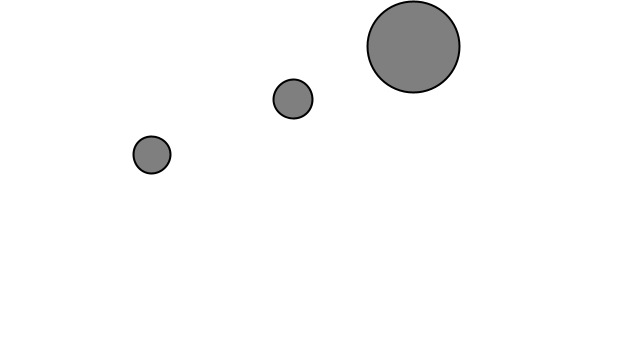
Frame 1 (no input)
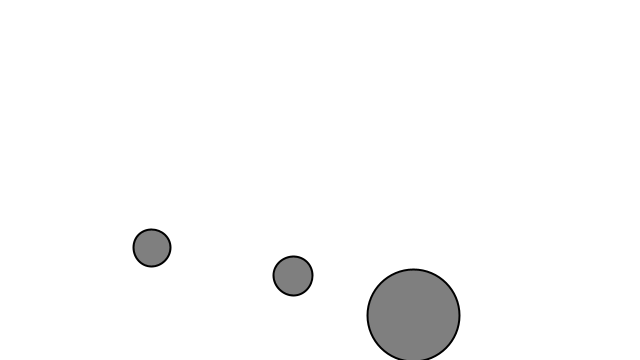
Frame 60 (the mouse pressed at the canvas centre just before this capture)
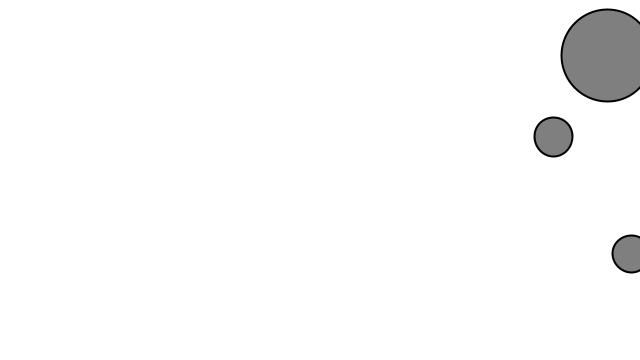
Frame 120 (the mouse held since frame 60 and released just before this capture)

The Processing sketch that drew these frames (run headless with seeded random() and noise(); from frame 60 on, the mouse is pressed at the canvas centre):

// Processing sketch: mover
// ── mover.pde

// The Nature of Code
// Daniel Shiffman
// http://natureofcode.com

Mover[] movers;

void setup() {
  size(640,360);
  movers = new Mover[3];
  for (int i = 0; i < movers.length; i++){
    movers[i] = new Mover();
  }
}

void draw() {
  background(255);
  
  for (Mover m : movers) {
  /*put forces here*/
  
  PVector gravity = new PVector(0, 0.2);
  gravity.mult(m.mass);
  m.applyForce(gravity);
  if (mousePressed){
    PVector wind = new PVector(0.2,0 );
  m.applyForce(wind);
  }
  //let's apply friction.
 
 if (keyPressed){
  PVector friction = m.velocity.get();
  friction.normalize();
  float c = -0.09;
  friction.mult(c);
  m.applyForce(friction);
 }
  
  
  m.update();
  m.display();
  m.checkEdges();
  }
}

// ── Ball.pde
// The Nature of Code
// Daniel Shiffman
// http://natureofcode.com

class Mover {
  PVector location;
  PVector velocity;
  PVector acceleration;
  
   float mass;

  Mover() {
    location = new PVector(random(width), random(height/2));
    velocity = new PVector(0,0);
    acceleration = new PVector(0,0);
    mass = random(0.2,2);   
}
  
  void update() {
    /*defining accerlation is key:
    Recall: f=ma
    a=f/m
    when m=1
    a=f
    
    PVector mouse = new PVector(mouseX,mouseY);
    mouse.sub(location);
    mouse.setMag(0.02);
    acceleration = mouse; */
    
    velocity.add(acceleration);
    location.add(velocity);
   acceleration.mult(0.01);
    //if we want to cap the velocity
    //velocity.limit(5);
  }
  
  // Newton's 2nd law (the beginning). 
  void applyForce(PVector force){
      PVector f = PVector.div(force,mass);
     acceleration.add(f);
  
  }

  void display() {
    stroke(0);
    strokeWeight(2);
    fill(127);
    ellipse(location.x,location.y,48 * mass,48 * mass);
  }

  void checkEdges() {
    
    if (location.x > width-mass/2) {
      velocity.x *= -1;
      location.x = width-mass/2;
      
    } else if (location.x < mass/2) {
      velocity.x *= -1;
      location.x = mass/2;
    
    } else if (location.y > height-mass/2) {
      velocity.y *= -1;
      location.y = height-mass/2;
    
    } else if (location.y < mass/2) {
      velocity.y *= -1;
      location.y = 24;
    }

  }

}
